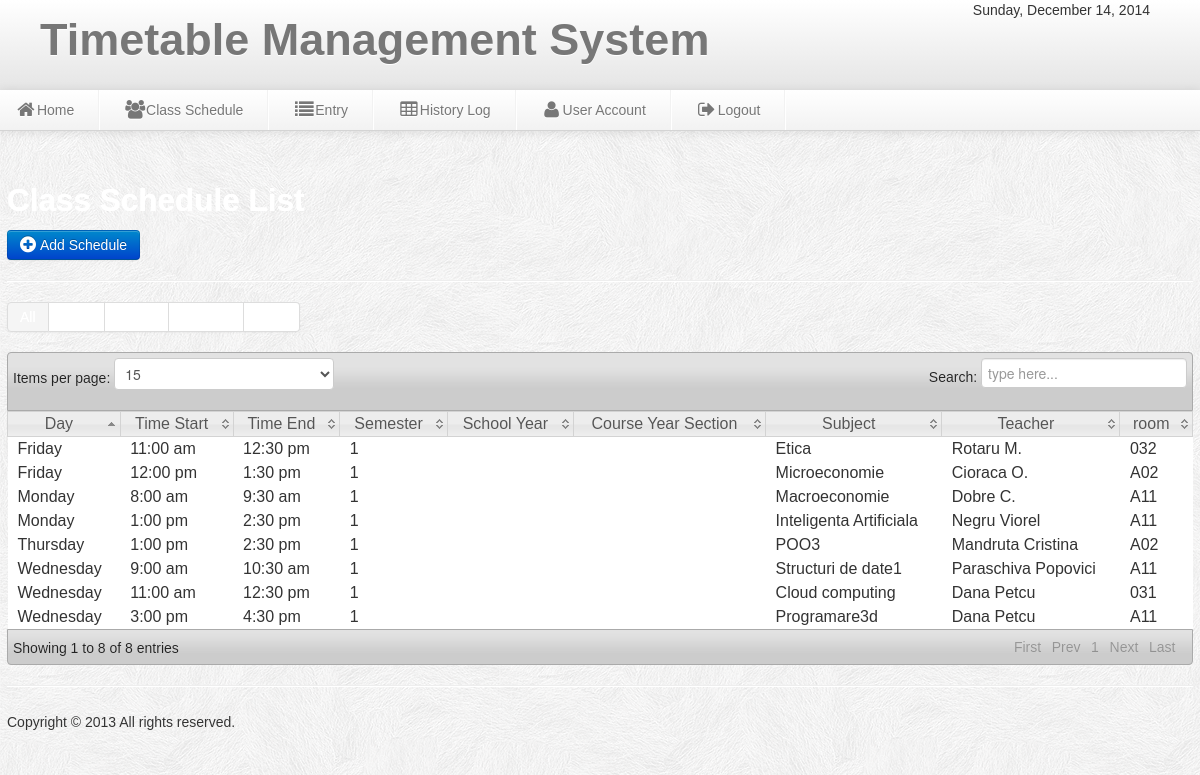
The page /admin/user_schedule.php on the database its author committed.
### tables this page shows
CREATE TABLE IF NOT EXISTS `schedule` (
`schedule_id` int(11) NOT NULL,
  `semester` varchar(10) NOT NULL,
  `year` varchar(10) NOT NULL,
  `serie` varchar(10) NOT NULL,
  `grupa` varchar(10) NOT NULL,
  `department` varchar(100) NOT NULL,
  `subject` varchar(50) NOT NULL,
  `teacher` varchar(50) NOT NULL,
  `room` varchar(20) NOT NULL,
  `day` varchar(100) NOT NULL,
  `nr` int(11) NOT NULL,
  `time` varchar(20) NOT NULL,
  `time_end` varchar(50) NOT NULL,
  `type` varchar(30) NOT NULL
);

### admin/user_schedule.php (the view, shortened to what this page needs)
<?php include('header.php'); include('dbcon.php') ?>
<body>
<?php include('nav-top1.php'); ?>
<div class="wrapper">
<div class="row-fluid">
<h2><font color="white">Class Schedule List</font></h2>
	<a class="btn btn-primary"  href="CIT_add.php">  <i class="icon-plus-sign icon-large"></i>&nbsp;Add Schedule</a>
	<hr>
	<div class="pagination">
  <ul>
    <li class="active"><a href="user_schedule.php"><font color="white">All</font></a></li>
    <li>
      <a href="CIT_BSIS.php"><font color="white">BSIS</font></a>
    </li>
    <li><a href="CIT_BSCE.php"><font color="white">BSCE</font></a></li>
    <li><a href="CIT_BSHRM.php"><font color="white">BSHRM</font></a></li>
    <li><a href="CIT_BSIT.php"><font color="white">BSIT</a></font></li>
  </ul>
</div>
	<table class="users-table">
<div class="demo_jui">
		<table cellpadding="0" cellspacing="0" border="0" class="display" id="log" class="jtable">
			<thead>
				<tr>
				<th>Day</th>
				<th>Time Start</th>
				<th>Time End</th>
				<th>Semester</th>
				<th>School Year</th>
				<th>Course Year Section</th>
				<th>Subject</th>
				<th>Teacher</th>
				<th>room</th>
				</tr>
			</thead>
			<tbody>
<?php $result=mysql_query("select * from schedule where type=''")or die(mysql_error());
while($row=mysql_fetch_array($result)){ $id=$row['schedule_id'];
?>
<tr class="del<?php echo $id ?>">
	<td><?php echo $row['day'];?></td>
	<td><?php echo $row['time'];?></td>
	<td><?php echo $row['time_end'];?></td>
	<td><?php echo $row['semester'];?></td>
	<td><?php echo $row['sy'];?></td>
	<td><?php echo $row['CYS'];?></td>
	<td><?php echo $row['subject'];?></td>
	<td><?php echo $row['teacher'];?></td>
	<td><?php echo $row['room'];?></td>
<?php } ?>
	</tr>
			</tbody>
		</table>
	</div>
<?php include('footer.php');?>
</div>
</body>

### admin/css/style.css (style rules this page uses)
* { margin:0; padding:0; }
body { font-family:"Trebuchet MS", "Myriad Pro", Arial, sans-serif; font-size:14px; background:#f4f4f4 url(../img/subtle_white_feathers.png) repeat top left; color:#333; text-shadow:0px 0px 0px #fff;; }
a { color:#777; }
.wrapper { width:1186px; margin: auto; margin-top:170px; min-height:550px; }

### admin/css/datatable/demo_table_jui.css (style rules this page uses)
table.display thead th { cursor: pointer; padding: 3px 0 3px 10px; }
table.display { border-collapse: collapse; clear: both; margin: 0 auto; width: 100%; }
table.display td { padding: 3px 10px; }
tr.odd { background-color: #fff; }
tr.even { background-color: #fff; }
tr.odd td.sorting_1 { background-color: #fff; }
tr.even td.sorting_1 { background-color: #fff; }

### rows shown on the page
schedule: day "Thursday", time "1:00 pm", time_end "2:30 pm", semester "1", subject "POO3", teacher "Mandruta Cristina", room "A02"
schedule: day "Wednesday", time "9:00 am", time_end "10:30 am", semester "1", subject "Structuri de date1", teacher "Paraschiva Popovici", room "A11"
schedule: day "Monday", time "8:00 am", time_end "9:30 am", semester "1", subject "Macroeconomie", teacher "Dobre C.", room "A11"
schedule: day "Monday", time "1:00 pm", time_end "2:30 pm", semester "1", subject "Inteligenta Artificiala", teacher "Negru Viorel", room "A11"
schedule: day "Wednesday", time "11:00 am", time_end "12:30 pm", semester "1", subject "Cloud computing", teacher "Dana Petcu", room "031"
schedule: day "Friday", time "11:00 am", time_end "12:30 pm", semester "1", subject "Etica", teacher "Rotaru M.", room "032"
schedule: day "Friday", time "12:00 pm", time_end "1:30 pm", semester "1", subject "Microeconomie", teacher "Cioraca O.", room "A02"
schedule: day "Wednesday", time "3:00 pm", time_end "4:30 pm", semester "1", subject "Programare3d", teacher "Dana Petcu", room "A11"
